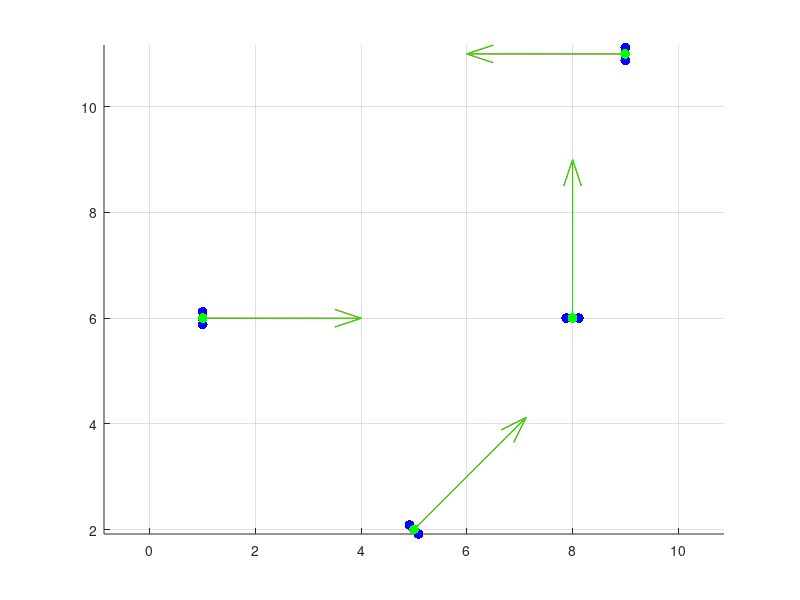

Write the MATLAB code that produced this figure.
% original state
x = [1, 5, 8, 9];
y = [6, 2, 6, 11];
theta = [0, pi/4, pi/2, pi];

% localizer parameters
k1 = 2.0 * pi * 0.021 / 1680;
w = 0.24;

% localizer data
vL = [320, 320, 320, 320];
vR = [280, 280, 280, 280];

% update parameter
dt_s = 0.1;

% update algorithm
dL = vL.*(dt_s*k1)
dR = vR.*(dt_s*k1)

d_theta = (dR - dL)/w;

cos_theta = cos(theta);
sin_theta = sin(theta);

if abs(d_theta) == 1e-8
    dx = (dL + dR)/2 .* cos_theta;
    dy = (dL + dR)/2 .* sin_theta;
else
    r =  (dL + dR) ./ (-2.0 * d_theta);

    r_d_theta = r .* d_theta;
    d_theta_half = d_theta / 2;
    k2 = 1 - (d_theta .* d_theta) / 6.0;

    dx = r_d_theta .* ( sin_theta .* d_theta_half - cos_theta .* k2);
    dy = r_d_theta .* (-cos_theta .* d_theta_half - sin_theta .* k2);
end

w2 = w/2;
lwheelx = x - w2.*sin(theta);
lwheely = y + w2.*cos(theta);
rwheelx = x + w2.*sin(theta);
rwheely = y - w2.*cos(theta);

to_plot_x = [x; lwheelx; rwheelx];
to_plot_y = [y; lwheely; rwheely];

figure;
scatter(to_plot_x, to_plot_y, 50, 'filled', 'MarkerFaceColor', 'blue');
hold on;

arrow_length = 3;
u = arrow_length * cos(theta);
v = arrow_length * sin(theta);

quiver(x, y, u, v, 'r', 'LineWidth', 0.5, 'MaxHeadSize', 0.1, 'AutoScale', 'off');

to_plot_x2 = [x + dx];
to_plot_y2 = [y + dy];

u_2 = arrow_length * cos(theta+d_theta);
v_2 = arrow_length * sin(theta+d_theta);
scatter(to_plot_x2, to_plot_y2, 50, 'filled', 'MarkerFaceColor', 'green');
quiver(to_plot_x2, to_plot_y2, u_2, v_2, 'g', 'LineWidth', 0.5, 'MaxHeadSize', 0.1, 'AutoScale', 'off');

axis equal;
grid on;
waitfor(gcf);